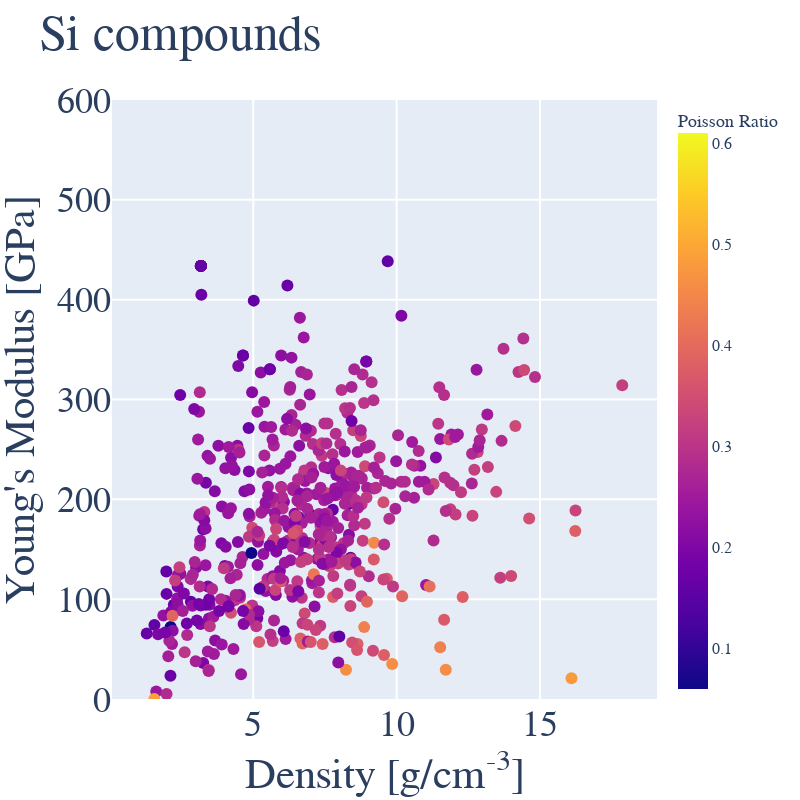

Notebook cell for this chart:
### Code cell
layout_test = go.Layout(title= "Si compounds", hovermode= 'closest',
                  font = dict(family='Times New Roman',size=36),
                  xaxis= dict(title= 'Density [g/cm<sup>-3</sup>]',zeroline= False, gridwidth= 2), #To change range put command inside xaxis dictionary after gridwidth range=[-XX,XX]
                  yaxis= dict(title= "Young's Modulus [GPa]",zeroline= False, gridwidth= 2,range=[0,600]), #To change range put command inside yaxis dictionary after gridwidth range=[-YY,YY]
                  height = 800,
                  width = 800,
    showlegend= False              
)

#Scatter plot of collected data. Use df_oxide_all dataframe. df_oxide_all.Density will pull density column. Could change Density or IPF to Molar Volume or simply volume if you wanted.
trace_test = go.Scatter(x = df_oxide.Density, y = df_oxide.Y_Modulus, mode = 'markers', text = df_oxide.Formula,
                           marker=dict(size=12, color=(df_oxide['poisson_ratio']),
                               colorbar = dict(title={ 'text': "Poisson Ratio", 
                                                    'font': {'family':'Georgia', 'size': 18}},  
                                             tickfont={'family':'Georgia', 'size': 16 })), )#, name = 'All Queries'))


import plotly.express as px
data_test = [trace_test]
fig_test = go.Figure(data_test, layout=layout_test)
# fig_test.update_layout(color_continuous_scale=px.colors.sequential.Viridis)
iplot(fig_test)

### Figure 1 — Plotly figure (JSON) as saved in the notebook; plotly's stock layout.template omitted (floating-point values rounded to 4 significant figures; data arrays with more than 128 entries replaced by an {"elided": "..."} marker saying what was removed)
{"data": [{"marker": {"color": {"elided": "528 float values"}, "colorbar": {"tickfont": {"family": "Georgia", "size": 16}, "title": {"font": {"family": "Georgia", "size": 18}, "text": "Poisson Ratio"}}, "size": 12}, "mode": "markers", "text": {"elided": "528 str values"}, "type": "scatter", "x": {"elided": "528 float values"}, "y": {"elided": "528 float values"}}], "layout": {"font": {"family": "Times New Roman", "size": 36}, "height": 800, "hovermode": "closest", "showlegend": false, "title": {"text": "Si compounds"}, "width": 800, "xaxis": {"gridwidth": 2, "title": {"text": "Density [g/cm<sup>-3</sup>]"}, "zeroline": false}, "yaxis": {"gridwidth": 2, "range": [0, 600], "title": {"text": "Young's Modulus [GPa]"}, "zeroline": false}}}
